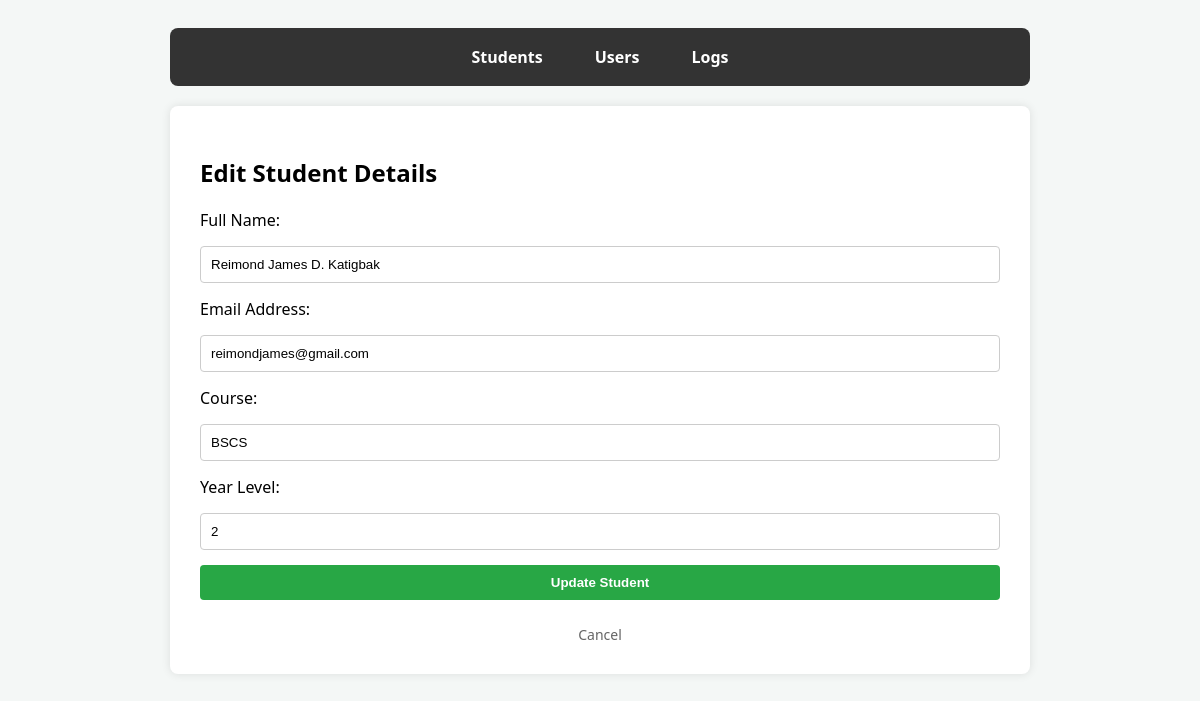
The app's page /student-system/edit.php?id=3 with its own data.
### tables this page shows
CREATE TABLE `students` (
  `student_id` int(11) NOT NULL AUTO_INCREMENT,
  `full_name` varchar(100) NOT NULL,
  `email` varchar(100) NOT NULL,
  `course` varchar(100) NOT NULL,
  `year_level` int(11) NOT NULL,
  PRIMARY KEY (`student_id`)
);

### student-system/edit.php (the view, shortened to what this page needs)
<?php
include 'db.php';
$id = intval($_GET['id']);
$result = $conn->query("SELECT * FROM students WHERE student_id = $id");
$row = $result->fetch_assoc();
?>
<!DOCTYPE html>
<html lang="en">
<head>
    <link rel="stylesheet" href="style.css">
</head>
<body>
    <nav class="navbar">
        <a href="index.php">Students</a>
        <a href="user.php">Users</a>
        <a href="log.php">Logs</a>
    </nav>
    <div class="container">
        <h2>Edit Student Details</h2>
        <form id="studentForm" method="POST" onsubmit="return validateForm()">
            <label>Full Name:</label>
            <input type="text" name="name" id="name" value="<?= $row['full_name'] ?>" required>
            <label>Email Address:</label>
            <input type="email" name="email" id="email" value="<?= $row['email'] ?>" required>
            <label>Course:</label>
            <input type="text" name="course" id="course" value="<?= $row['course'] ?>" required>
            <label>Year Level:</label>
            <input type="number" name="year" id="year" value="<?= $row['year_level'] ?>" required>
            <button type="submit" name="update">Update Student</button>
            <a href="index.php" class="back-btn">Cancel</a>
        </form>
    </div>
</body>
</html>

### student-system/style.css (style rules this page uses)
body { font-family: 'Segoe UI', Tahoma, Geneva, Verdana, sans-serif; background-color: #f4f7f6; display: flex; flex-direction: column; align-items: center; padding: 20px; }
.navbar { background-color: #333; width: 100%; max-width: 860px; padding: 10px 0; margin-bottom: 20px; border-radius: 8px; display: flex; justify-content: center; gap: 20px; }
.navbar a { color: white; text-decoration: none; font-weight: bold; padding: 8px 16px; border-radius: 4px; transition: 0.3s; }
.container { background: white; padding: 30px; border-radius: 8px; box-shadow: 0px 0px 10px rgba(0,0,0,0.1); width: 100%; max-width: 800px; }
form { display: flex; flex-direction: column; gap: 15px; }
input { padding: 10px; border: 1px solid #ccc; border-radius: 4px; }
button { padding: 10px; background-color: #28a745; color: white; border: none; border-radius: 4px; cursor: pointer; font-weight: bold; }
.back-btn { text-align: center; color: #666; text-decoration: none; font-size: 14px; margin-top: 10px; display: block; }

### records on screen
students: name "Reimond James D. Katigbak", email "reimondjames@gmail.com", course "BSCS", year "2"
